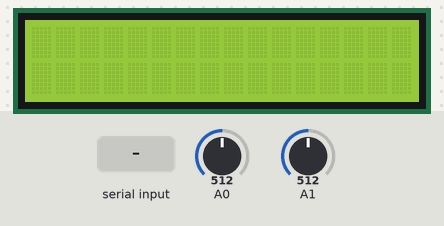
The sketch below on a simulated Arduino Uno, built with avr-gcc and run on an emulated ATmega328P. Parts: 16×2 character LCD. Inputs (shaded band) come from the test bench; at power-on: A0 = 512, A1 = 512. What the sketch prints to the serial monitor is not drawn.

Above: at 1.2 s.
1.3 s: "D" received over Serial
At 1.7 s:
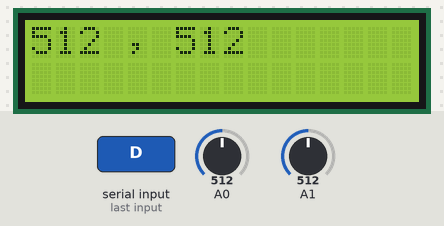
2.8 s: A0 set to 716
At 3.1 s:
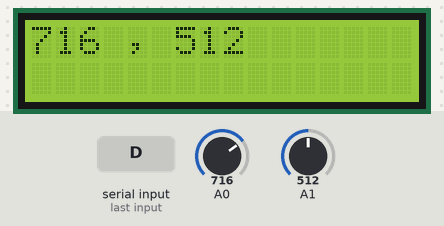
4.3 s: A1 set to 716
At 4.7 s:
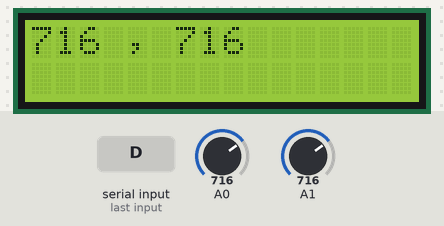
5.8 s: A0 set to 900
At 6.3 s:
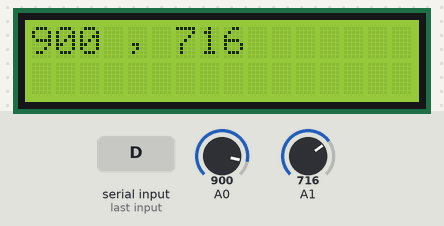
7.4 s: A1 set to 900
At 7.8 s:
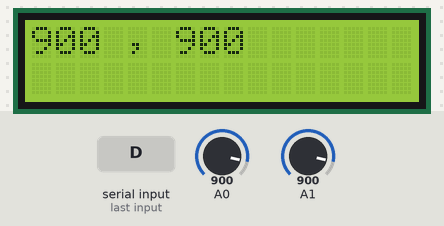
8.9 s: A0 set to 1023
At 9.3 s:
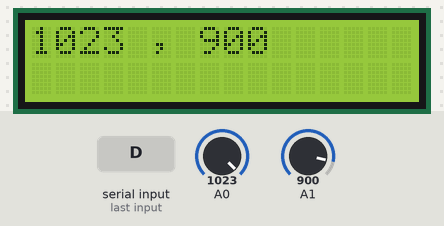
Timing chart, 0 to 11.4 s (numbered marks = the images above; inputs shaded):
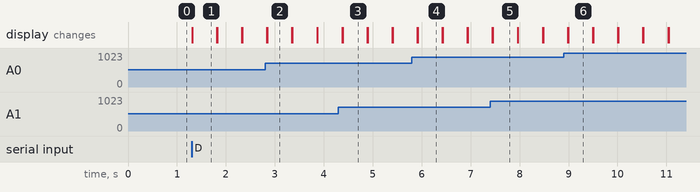

Measured:
- after the input at 1.3 s, the display: changes at once (image 1)
- after the input at 2.8 s, the display: first differs from a run without the input after 0.05 s (image 2)
- after the input at 4.3 s, the display: first differs from a run without the input after 0.08 s (image 3)
- after the input at 5.8 s, the display: first differs from a run without the input after 0.12 s (image 4)
- after the input at 7.4 s, the display: first differs from a run without the input after 0.05 s (image 5)
- after the input at 8.9 s, the display: first differs from a run without the input after 0.09 s (image 6)
- what the display in image 1 shows lasts 0.5 s, from 1.3 s to 1.8 s

The sketch:

activity4.ino
```cpp
#include <Adafruit_LiquidCrystal.h>
Adafruit_LiquidCrystal lcd(0);
char cmd;

void setup() {
  // initialize serial communication at 9600 bits per second:
  Serial.begin(9600);
  lcd.begin(16, 2);
}

void loop() {
  if (Serial.available() > 0) {
    cmd = Serial.read();
  }
  if ((cmd == 'D') || (cmd == 'd')) {
    int potentiometer = analogRead(A0);
    int temp = analogRead(A1);
    Serial.print(potentiometer);
    Serial.print(" , ");
    Serial.println(temp);

    lcd.print(potentiometer);
    lcd.print(" , ");
    lcd.print(temp);
    delay(500);
    lcd.clear();
  }
}
```
